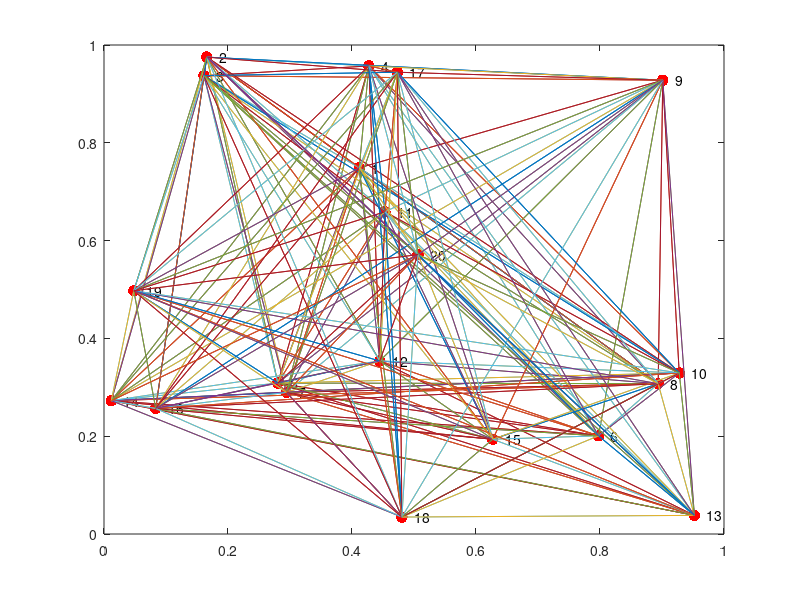

Write the MATLAB code that produced this figure. (Note: this script raises an error after producing the figure.)
function GA_TSP

disp('=============================================================')
disp('Genetic algorithms: the Travelling Salesman Problem')
disp('=============================================================')

disp('============================================================================')
disp('Reference: Negnevitsky, M., "Artificial Intelligence: A Guide to Intelligent')  
disp('           Systems", 3rd edn. Addison Wesley, Harlow, England, 2011.        ')
disp('           Sec. 9.5 Will genetic algorithms work for my problem?            ')
disp('============================================================================')

disp('=============================================================================')
disp('Problem: In the Travelling Salesman Problem (TSP), a salesman has to visit   ')
disp('         every city in a given territory once and then return to his starting')
disp('         point.  The goal is to find the best route such that the travelling ')
disp('         distance is minimised.                                              ')
disp('=============================================================================')

disp('Hit any key to define the number of cities to be visited by a salesman.')
pause

num=20;    % Number of cities to be visited by a salesman

disp(' ')
fprintf(1,'num=%.0f;       Number of cities to be visited by a salesman\n',num);
disp(' ')

rand('seed',1.4929e+009);
city_location=(rand(num,2));

disp('Hit any key to plot locations of the cities on the map.')
pause

figure
plot(city_location(:,1),city_location(:,2),'.r','markersize',25)
hold on

for i=1:num;
   text(city_location(i,1)+0.02,city_location(i,2),sprintf('%g',i));
end

disp('Hit any key to plot all available roads between the cities.')
pause

for n=1:num
   for i=1:num
      plot([city_location(n,1) city_location(i,1)],[city_location(n,2) city_location(i,2)])
   end
end

disp('Hit any key to find distances between the cities.')
pause

city_distance = dist(city_location')

disp('Hit any key to define the size of a chromosome population, the crossover ') 
disp('probability, the mutation probability, and the number of generations.') 
pause 

nind=100;    % Size of a chromosome population
ngenes=num;  % Number of genes in a chromosome
Pc=0.7;      % Crossover probability
Pm=0.01;     % Mutation probability
ngener=60;   % Number of generations
n_show=10;   % Number of generations between showing the progress

disp(' ')
fprintf(1,' nind=%.0f;    Size of the chromosome population\n',nind);
fprintf(1,' Pc=%.1f;      Crossover probability\n',Pc);
fprintf(1,' Pm=%.3f;    Mutation probability\n',Pm);
fprintf(1,' ngener=%.0f;   Number of generations\n',ngener);
fprintf(1,' n_show=%.0f;   Number of generations between showing the progress\n',n_show);
disp(' ')

fprintf(1,'Hit any key to generate a population of %.0f chromosomes.\n',nind);
pause

chrom=[];

for k=1:nind
   num=ngenes; city_array=1:num; xxx=[];
   for n=1:num
      a=rand(1);
      for i=1:num
         if a<i/num
            xxx=[xxx city_array(i)];
            break
         end
      end
      city_array(i)=[]; 
      num=num-1;
   end
   chrom(k,:)=xxx;
end
chrom
rout=[chrom chrom(:,1)];

% Calculate the chromosome fitness
ObjV=evalObjFun(rout,city_distance,nind,ngenes);
best=min(ObjV);
ave=mean(ObjV);

disp('Hit any key to display the best rout found in the initial chromosome population.')
pause

[a b]=min(ObjV);
figure('name','The best rout found in the initial population');
plot(city_location(:,1),city_location(:,2),'.r','markersize',25)
title(['The total distance: ',num2str(a)]);
hold on

for i=1:ngenes;
   text(city_location(i,1)+0.02,city_location(i,2),sprintf('%g',i));
   plot([city_location(rout(b,i),1) city_location(rout(b,(i+1)),1)],[city_location(rout(b,i),2) city_location(rout(b,(i+1)),2)])
end
hold

disp(' ')
disp('Hit any key to run the genetic algorithm.')
pause

for m=1:(ngener/n_show)
   for i=1:n_show
   
      % Fitness evaluation
      fitness=(1./ObjV)';
   
      % Roulette wheel selection
      numsel=round(nind*0.9); % The number of chromosomes to be selected for reproduction
      cumfit=repmat(cumsum(fitness),1,numsel);
      chance=repmat(rand(1,numsel),nind,1)*cumfit(nind,1);
      [selind,j]=find(chance < cumfit & chance >= [zeros(1,numsel);cumfit(1:nind-1,:)]);
      newchrom=chrom(selind,:);
   
      % Crossover 
      points=round(rand(floor(numsel/2),1).*(ngenes-1))+1;
      points=[points round(rand(floor(numsel/2),1).*(ngenes-1))+1];
      points=sort((points*(rand(1)<Pc)),2);
      for j=1:length(points(:,1))   
         swap_sect=newchrom(2*j-1:2*j,points(j,1)+1:points(j,2));
         remain_sect=newchrom(2*j-1:2*j,:);
         for k=1:ngenes
            for n=1:length(swap_sect(1,:))
               if newchrom(2*j-1,k)==swap_sect(2,n);
                  remain_sect(1,k)=0;
               end
               if newchrom(2*j,k)==swap_sect(1,n);
                  remain_sect(2,k)=0;
               end
            end
         end
         [a b c1]=find(remain_sect(1,:)); 
         [a b c2]=find(remain_sect(2,:)); 
         remain_sect=[c1; c2];
         newchrom(2*j-1:2*j,:)=[remain_sect(1:2,1:points(j,1)),...
               flipud(newchrom(2*j-1:2*j,points(j,1)+1:points(j,2))),...
               remain_sect(1:2,points(j,1)+1:length(remain_sect(1,:)))];   
      end

      % Mutation
      for i=1:numsel
         if rand(1)<Pm
            points=sort((round(rand(floor(numsel/2),1).*(ngenes-1))+1)');
            newchrom(i,:)=[newchrom(i,1:points(1)),...
               fliplr(newchrom(i,points(1)+1:points(2))),...
               newchrom(i,points(2)+1:ngenes)];   
         end
      end

      % Creating a new population of chromosomes
      if nind-numsel, % Preserving a part of the parent chromosome population
         [ans,Index]=sort(fitness);
         chrom=[chrom(Index(numsel+1:nind),:);newchrom];
      else % Replacing the entire parent chromosome population with a new one
         chrom=newchrom;
      end

      % Fitness calculation
      rout=[chrom chrom(:,1)];
      ObjV=evalObjFun(rout,city_distance,nind,ngenes);
   
      best=[best min(ObjV)];
      ave=[ave mean(ObjV)];
      end

   [a b]=min(ObjV);

   % Plotting the best rout found in the current population
   figure('name','The best rout found in the current population');
   plot(city_location(:,1),city_location(:,2),'.r','markersize',25)
   title(['Generation # ',num2str(m*n_show),'  The total distance: ',num2str(a)]);
   hold on

   for i=1:ngenes;
      text(city_location(i,1)+0.02,city_location(i,2),sprintf('%g',i));
      plot([city_location(rout(b,i),1) city_location(rout(b,(i+1)),1)],[city_location(rout(b,i),2) city_location(rout(b,(i+1)),2)])
   end
   pause(0.2); 
   hold
end

disp(' ')
disp('Hit any key to display the performance graph.')
pause

figure('name','Performance graph');
plot(0:ngener,best,0:ngener,ave);
legend('Best','Average',0);
title(['Pc = ',num2str(Pc),', Pm = ',num2str(Pm)]);
xlabel('Generations');
ylabel('Distance')


function ObjV=evalObjFun(rout,city_distance,nind,ngenes)
path=0; ObjV=[];
for k=1:nind
   for i=1:ngenes
      path=path+city_distance(rout(k,i),rout(k,(i+1)));
   end
   ObjV(k)=path; path=0;
end



